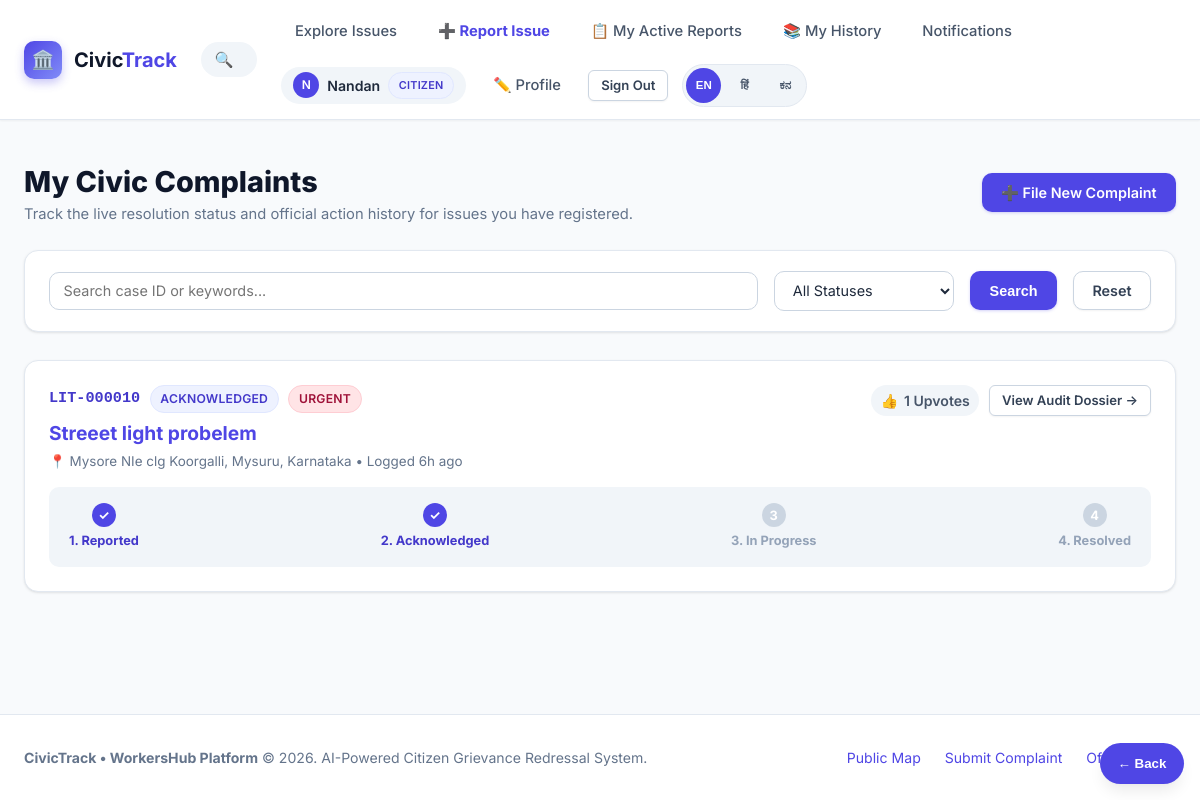
/my-reports (signed in), run on the app's committed database.
### models.py (models this page shows, shortened)
class User(UserMixin, db.Model):
    __tablename__ = "users"
    id = db.Column(db.Integer, primary_key=True)
    name = db.Column(db.String(120), nullable=False)
    email = db.Column(db.String(160), unique=True, nullable=False, index=True)
    password_hash = db.Column(db.String(255), nullable=False)
    role = db.Column(db.String(20), nullable=False, default="citizen")  # citizen | authority | worker | admin
    phone = db.Column(db.String(20), nullable=True)
    state = db.Column(db.String(100), nullable=True)
    district = db.Column(db.String(100), nullable=True)
    city_town = db.Column(db.String(120), nullable=True)
    department = db.Column(db.String(100), nullable=True)  # For authority/worker: e.g. Roads, Sanitation
    profile_photo = db.Column(db.String(255), nullable=True)
    is_verified = db.Column(db.Boolean, nullable=False, default=False)
    created_at = db.Column(db.DateTime, default=datetime.utcnow)
    reported_issues = db.relationship("Issue", backref="reporter", lazy="dynamic",
                                      foreign_keys="Issue.reporter_id")
    assigned_issues = db.relationship("Issue", backref="assignee", lazy="dynamic",
                                      foreign_keys="Issue.assigned_to_id")
    assignments = db.relationship("IssueAssignment", backref="user", lazy="dynamic",
                                  foreign_keys="IssueAssignment.user_id", cascade="all, delete-orphan")
    chat_messages = db.relationship("ChatMessage", backref="sender", lazy="dynamic",
                                    foreign_keys="ChatMessage.user_id", cascade="all, delete-orphan")
    upvotes = db.relationship("Upvote", backref="user", lazy="dynamic", cascade="all, delete-orphan")
    notifications = db.relationship("Notification", backref="user", lazy="dynamic", cascade="all, delete-orphan")
    @property
    def is_authority(self):
        return self.role in ("authority", "admin")
    @property
    def is_admin(self):
        return self.role == "admin"

class Issue(db.Model):
    __tablename__ = "issues"
    id = db.Column(db.Integer, primary_key=True)
    case_code = db.Column(db.String(24), unique=True, nullable=False, index=True)  # e.g. LIT-000142
    reporter_id = db.Column(db.Integer, db.ForeignKey("users.id"), nullable=False)
    assigned_to_id = db.Column(db.Integer, db.ForeignKey("users.id"), nullable=True)
    title = db.Column(db.String(200), nullable=False)
    description = db.Column(db.Text, nullable=False)
    category = db.Column(db.String(80), nullable=False, index=True)
    priority = db.Column(db.String(20), nullable=False, default="Medium")  # Low, Medium, High, Urgent
    state = db.Column(db.String(100), nullable=False, index=True)
    district = db.Column(db.String(100), nullable=False, index=True)
    city_town = db.Column(db.String(120), nullable=False, index=True)
    locality_address = db.Column(db.String(255), nullable=True)
    latitude = db.Column(db.Float, nullable=False)
    longitude = db.Column(db.Float, nullable=False)
    photo_filename = db.Column(db.String(255), nullable=True)
    resolution_photo_filename = db.Column(db.String(255), nullable=True)
    status = db.Column(db.String(30), nullable=False, default="Reported", index=True)
    upvote_count = db.Column(db.Integer, nullable=False, default=0)
    ai_suggested_category = db.Column(db.String(80), nullable=True)
    ai_confidence = db.Column(db.Float, nullable=True)
    ai_urgency_score = db.Column(db.Float, nullable=True)
    ai_summary = db.Column(db.String(255), nullable=True)
    created_at = db.Column(db.DateTime, default=datetime.utcnow, index=True)
    updated_at = db.Column(db.DateTime, default=datetime.utcnow, onupdate=datetime.utcnow)
    resolved_at = db.Column(db.DateTime, nullable=True)
    upvotes = db.relationship("Upvote", backref="issue", lazy="dynamic", cascade="all, delete-orphan")
    history = db.relationship("StatusHistory", backref="issue", lazy="dynamic",
                              cascade="all, delete-orphan", order_by="StatusHistory.created_at.asc()")
    comments = db.relationship("IssueComment", backref="issue", lazy="dynamic",
                              cascade="all, delete-orphan", order_by="IssueComment.created_at.asc()")
    assignments = db.relationship("IssueAssignment", backref="issue", lazy="dynamic",
                                  cascade="all, delete-orphan", order_by="IssueAssignment.assigned_at.asc()")
    chat_messages = db.relationship("ChatMessage", backref="issue", lazy="dynamic",
                                    cascade="all, delete-orphan", order_by="ChatMessage.created_at.asc()")
    def time_ago_str(self):
        diff = datetime.utcnow() - self.created_at
        if diff.days == 0:
            if diff.seconds < 3600:
                mins = max(1, diff.seconds // 60)
                return f"{mins}m ago"
            return f"{diff.seconds // 3600}h ago"
        elif diff.days == 1:
            return "Yesterday"
        elif diff.days < 30:
            return f"{diff.days}d ago"
        else:
            return self.created_at.strftime("%d %b %Y")

### app.py (the view)
@app.route("/my-reports")
@login_required
def my_reports():
    q=request.args.get("q","").strip(); status=request.args.get("status","all")
    query=current_user.reported_issues.filter(Issue.status.notin_(["Resolved", "Rejected"]))
    if q: query=query.filter(db.or_(Issue.case_code.ilike(f"%{q}%"),Issue.title.ilike(f"%{q}%"),Issue.description.ilike(f"%{q}%")))
    if status!="all": query=query.filter_by(status=status)
    issues=query.order_by(Issue.updated_at.desc(),Issue.created_at.desc()).all()
    return render_template("my_reports.html",issues=issues,current_status=status,search_q=q)

### templates/my_reports.html (shortened to what this page needs)
{% extends "base.html" %}
{% block content %}
<div style="display: flex; justify-content: space-between; align-items: center; margin-bottom: 1.5rem; flex-wrap: wrap; gap: 1rem;">
  <div>
    <h1 style="font-size: 1.8rem; font-weight: 800; color: var(--slate-900);">My Civic Complaints</h1>
    <p style="color: var(--slate-500); font-size: 0.92rem;">
      Track the live resolution status and official action history for issues you have registered.
    </p>
  </div>
  <a href="{{ url_for('report_issue') }}" class="btn btn-primary">
    ➕ File New Complaint
  </a>
</div>
<div class="filter-card">
  <form action="{{ url_for('my_reports') }}" method="GET" style="display: flex; gap: 1rem; flex-wrap: wrap; align-items: center;">
    <div style="flex: 1; min-width: 200px;">
      <input type="text" name="q" class="form-control" placeholder="Search case ID or keywords..." value="{{ search_q }}">
    </div>
    <div style="width: 180px;">
      <select name="status" class="form-select" onchange="this.form.submit()">
        <option value="all">All Statuses</option>
      </select>
    </div>
    <button type="submit" class="btn btn-primary">Search</button>
    <a href="{{ url_for('my_reports') }}" class="btn btn-secondary">Reset</a>
  </form>
</div>
<div style="display: flex; flex-direction: column; gap: 1.25rem;">
  {% if issues %}
    {% for issue in issues %}
      <div class="card" style="padding: 1.5rem; transition: all 0.2s ease;">
        <div style="display: flex; justify-content: space-between; align-items: flex-start; flex-wrap: wrap; gap: 1rem; margin-bottom: 1rem;">
          <div>
            <div style="display: flex; align-items: center; gap: 0.6rem; margin-bottom: 0.35rem;">
              <span style="font-family: monospace; font-weight: 700; color: var(--primary-700); font-size: 0.95rem;">{{ issue.case_code }}</span>
              <span class="badge badge-{{ issue.status | lower | replace(' ', '') }}">{{ issue.status }}</span>
              <span class="badge badge-priority-{{ issue.priority | lower }}">{{ issue.priority }}</span>
            </div>
            <h3 style="font-size: 1.2rem; font-weight: 700; color: var(--slate-900);">
              <a href="{{ url_for('issue_detail', issue_id=issue.id) }}">{{ issue.title }}</a>
            </h3>
            <div style="font-size: 0.84rem; color: var(--slate-500); margin-top: 0.25rem;">
              📍 {{ issue.locality_address or issue.city_town }}, {{ issue.district }}, {{ issue.state }} &bull; Logged {{ issue.time_ago_str() }}
            </div>
          </div>
          <div style="display: flex; gap: 0.6rem;">
            <div class="upvote-chip" style="font-size: 0.88rem;">
              <span>👍</span>
              <span>{{ issue.upvote_count }} Upvotes</span>
            </div>
            <a href="{{ url_for('issue_detail', issue_id=issue.id) }}" class="btn btn-sm btn-secondary">
              View Audit Dossier &rarr;
            </a>
          </div>
        </div>
        <div style="background: var(--slate-100); border-radius: var(--radius-md); padding: 1rem 1.25rem; margin-top: 0.5rem;">
          <div style="display: flex; justify-content: space-between; font-size: 0.8rem; font-weight: 700; color: var(--slate-600); position: relative;">
            <div style="text-align: center; color: var(--primary-700);">
              <div style="width: 24px; height: 24px; border-radius: 50%; background: var(--primary-600); color: #fff; margin: 0 auto 4px; display: flex; align-items: center; justify-content: center;">✓</div>
              <span>1. Reported</span>
            </div>
            <div style="text-align: center; color: {% if issue.status in ['Acknowledged', 'In Progress', 'Resolved'] %}var(--primary-700){% else %}var(--slate-400){% endif %};">
              <div style="width: 24px; height: 24px; border-radius: 50%; background: {% if issue.status in ['Acknowledged', 'In Progress', 'Resolved'] %}var(--primary-600){% else %}var(--slate-300){% endif %}; color: #fff; margin: 0 auto 4px; display: flex; align-items: center; justify-content: center;">
                {% if issue.status in ['Acknowledged', 'In Progress', 'Resolved'] %}✓{% else %}2{% endif %}
              </div>
              <span>2. Acknowledged</span>
            </div>
            <div style="text-align: center; color: {% if issue.status in ['In Progress', 'Resolved'] %}var(--warning-text){% else %}var(--slate-400){% endif %};">
              <div style="width: 24px; height: 24px; border-radius: 50%; background: {% if issue.status in ['In Progress', 'Resolved'] %}var(--warning-solid){% else %}var(--slate-300){% endif %}; color: #fff; margin: 0 auto 4px; display: flex; align-items: center; justify-content: center;">
                {% if issue.status in ['In Progress', 'Resolved'] %}🛠️{% else %}3{% endif %}
              </div>
              <span>3. In Progress</span>
            </div>
            <div style="text-align: center; color: {% if issue.status == 'Resolved' %}var(--success-text){% else %}var(--slate-400){% endif %};">
              <div style="width: 24px; height: 24px; border-radius: 50%; background: {% if issue.status == 'Resolved' %}var(--success-solid){% else %}var(--slate-300){% endif %}; color: #fff; margin: 0 auto 4px; display: flex; align-items: center; justify-content: center;">
                {% if issue.status == 'Resolved' %}✅{% else %}4{% endif %}
              </div>
              <span>4. Resolved</span>
            </div>
          </div>
        </div>
      </div>
    {% endfor %}
  {% endif %}
</div>
{% endblock %}

### templates/base.html (shortened to what this page needs)
<!DOCTYPE html>
<html lang="en">
<head>
  <link rel="stylesheet" href="https://unpkg.com/leaflet@1.9.4/dist/leaflet.css" />
  <link rel="stylesheet" href="{{ url_for('static', filename='css/style.css') }}">
</head>
<body>
  <nav class="navbar">
    <div class="nav-container">
      <a href="{{ url_for('index') }}" class="brand-logo">
        <div class="brand-icon">🏛️</div>
        <span>Civic<strong style="color: var(--primary-600);">Track</strong></span>
      </a>
      <form action="{{ url_for('index') }}" method="GET" class="nav-search-form">
        <span class="nav-search-icon">🔍</span>
        <input
          type="text"
          name="q"
          class="nav-search-input"
          data-i18n-placeholder="searchIssuesPlaceholder"
          placeholder="Search issues, case codes, localities..."
          value="{{ request.args.get('q', '') }}"
        >
      </form>
      <ul class="nav-menu">
        <li>
          <a href="{{ url_for('index') }}" class="nav-link {% if request.endpoint == 'index' %}active{% endif %}" data-i18n="navExplore">
          </a>
        </li>
        {% if not current_user.is_authenticated or current_user.role == 'citizen' %}
        <li>
          <a href="{{ url_for('report_issue') }}" class="nav-link {% if request.endpoint == 'report_issue' %}active{% endif %}" style="font-weight: 700; color: var(--primary-600);">➕ Report Issue</a>
        </li>
        {% endif %}
        {% if current_user.is_authenticated %}
          {% if current_user.is_admin %}
            <li>
              <a href="{{ url_for('admin_panel') }}" class="nav-link {% if request.endpoint == 'admin_panel' %}active{% endif %}" data-i18n="navAdmin">
                ⚙️ Admin
              </a>
            </li>
          {% elif current_user.role == 'worker' %}
            <li><a href="{{ url_for('dashboard') }}" class="nav-link">🛠️ My Work</a></li>
          {% elif current_user.is_authority %}
            <li><a href="{{ url_for('dashboard') }}" class="nav-link">⚙️ Authority Queue</a></li>
            <li><a href="{{ url_for('authority_history') }}" class="nav-link">📚 History</a></li>
          {% else %}
            <li><a href="{{ url_for('my_reports') }}" class="nav-link">📋 My Active Reports</a></li>
            <li><a href="{{ url_for('client_history') }}" class="nav-link">📚 My History</a></li>
          {% endif %}
          <li>
            <a href="{{ url_for('notifications') }}" class="nav-link {% if request.endpoint == 'notifications' %}active{% endif %}" data-i18n="notifications">
            </a>
          </li>
          <li>
            <div class="user-pill">
              {% if current_user.profile_photo %}
                <img src="{{ url_for('static', filename='uploads/' + current_user.profile_photo) }}" alt="{{ current_user.name }}" class="user-avatar small-user-avatar">
              {% else %}
                <span class="user-avatar">{{ current_user.name[0] | upper }}</span>
              {% endif %}
              <span>{{ current_user.name }}</span>
              <span class="badge {% if current_user.role == 'worker' %}badge-acknowledged{% elif current_user.is_admin %}badge-priority-urgent{% else %}badge-acknowledged{% endif %}" style="font-size: 0.68rem;">
                {{ current_user.role }}
              </span>
            </div>
          </li>
          <li>
            <a href="{{ url_for('profile_edit') }}" class="nav-link {% if request.endpoint == 'profile_edit' %}active{% endif %}" title="Edit your profile">
              ✏️ Profile
            </a>
          </li>
          <li>
            <a href="{{ url_for('logout') }}" class="btn btn-sm btn-secondary" data-i18n="navSignOut">
            </a>
          </li>
        {% endif %}
        <li>
          <div class="lang-switcher" aria-label="Language selector">
            <button type="button" class="lang-btn active" data-lang="en">EN</button>
            <button type="button" class="lang-btn" data-lang="hi">हिं</button>
            <button type="button" class="lang-btn" data-lang="kn">ಕನ</button>
          </div>
        </li>
      </ul>
    </div>
  </nav>
  <main class="main-content">
    {% block content %}{% endblock %}
  </main>
  <button type="button" class="floating-back-btn" onclick="history.back()">← Back</button>
  <footer class="footer">
    <div class="footer-container">
      <div>
        <strong>CivicTrack &bull; WorkersHub Platform</strong> &copy; {{ current_year }}. AI-Powered Citizen Grievance Redressal System.
      </div>
      <div style="display: flex; gap: 1.5rem;">
        <a href="{{ url_for('index') }}" data-i18n="publicMap">Public Map</a>
        <a href="{{ url_for('report_issue') }}" data-i18n="submitComplaint">Submit Complaint</a>
        <a href="{{ url_for('login') }}" data-i18n="officialPortal">Official Portal</a>
      </div>
    </div>
  </footer>
</body>
</html>

### data on the page
User: name "N", name "Nandan", role "CITIZEN"
Issue: case_code "LIT-000010", status "ACKNOWLEDGED", priority "URGENT", title "Streeet light probelem", locality_address "Mysore NIe clg Koorgalli", district "Mysuru", state "Karnataka", time_ago_str "6h ago", upvote_count "1", shows "3", shows "4"
